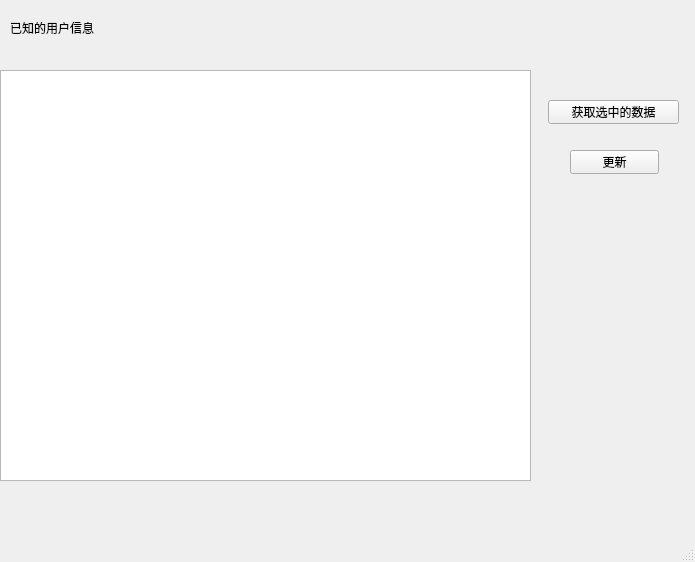
<?xml version="1.0" encoding="UTF-8"?>
<ui version="4.0">
 <class>usrlist</class>
 <widget class="QMainWindow" name="usrlist">
  <property name="geometry">
   <rect>
    <x>0</x>
    <y>0</y>
    <width>695</width>
    <height>562</height>
   </rect>
  </property>
  <property name="windowTitle">
   <string>MainWindow</string>
  </property>
  <widget class="QWidget" name="centralwidget">
   <widget class="QTableView" name="userview">
    <property name="geometry">
     <rect>
      <x>0</x>
      <y>70</y>
      <width>531</width>
      <height>411</height>
     </rect>
    </property>
   </widget>
   <widget class="QLabel" name="label">
    <property name="geometry">
     <rect>
      <x>10</x>
      <y>20</y>
      <width>331</width>
      <height>16</height>
     </rect>
    </property>
    <property name="text">
     <string>已知的用户信息</string>
    </property>
   </widget>
   <widget class="QPushButton" name="fresh">
    <property name="geometry">
     <rect>
      <x>570</x>
      <y>150</y>
      <width>89</width>
      <height>24</height>
     </rect>
    </property>
    <property name="text">
     <string>更新</string>
    </property>
   </widget>
   <widget class="QPushButton" name="getx">
    <property name="geometry">
     <rect>
      <x>548</x>
      <y>100</y>
      <width>131</width>
      <height>24</height>
     </rect>
    </property>
    <property name="text">
     <string>获取选中的数据</string>
    </property>
   </widget>
  </widget>
  <widget class="QStatusBar" name="statusbar"/>
 </widget>
 <resources/>
 <connections/>
</ui>
